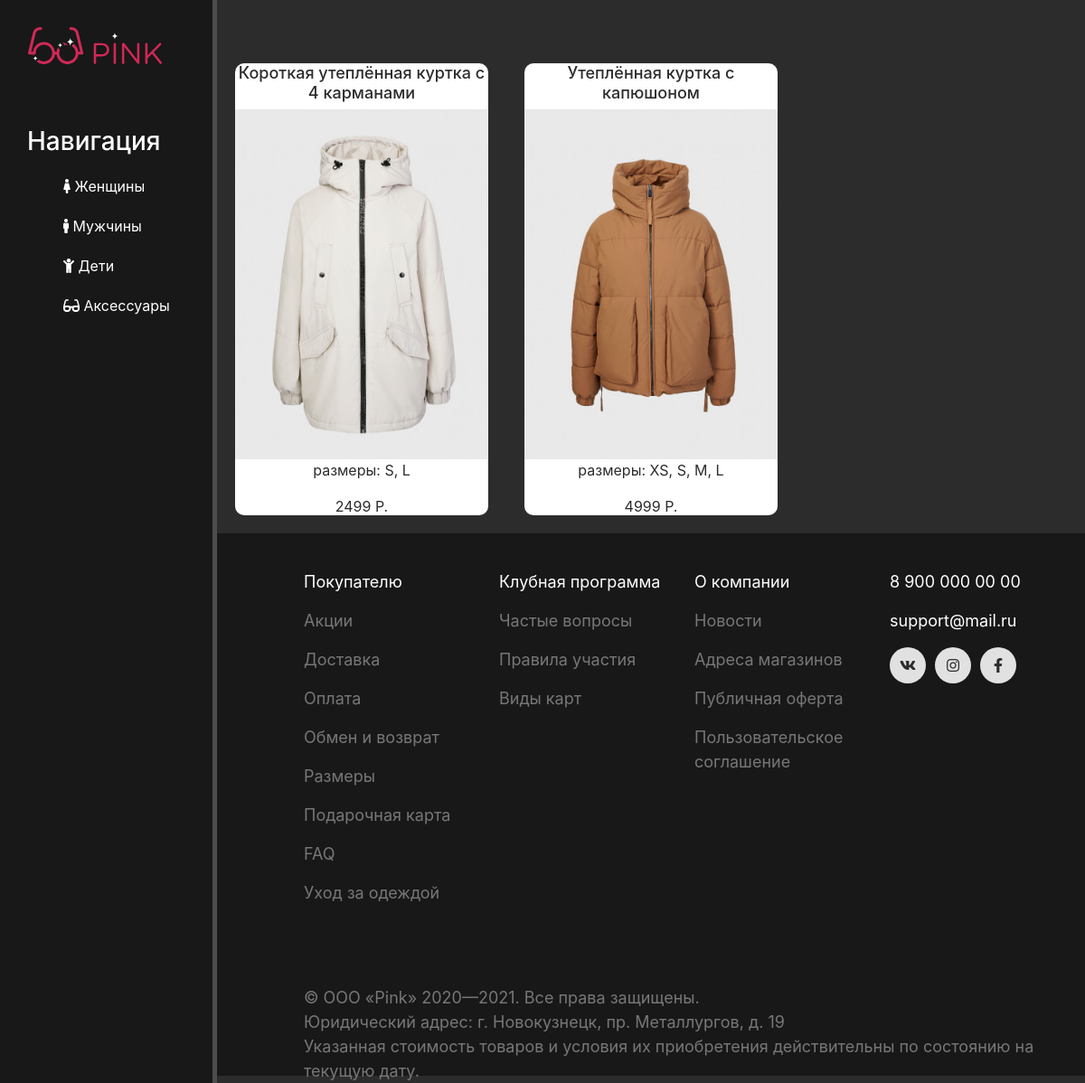
/female, run on an earlier commit of the app's database.
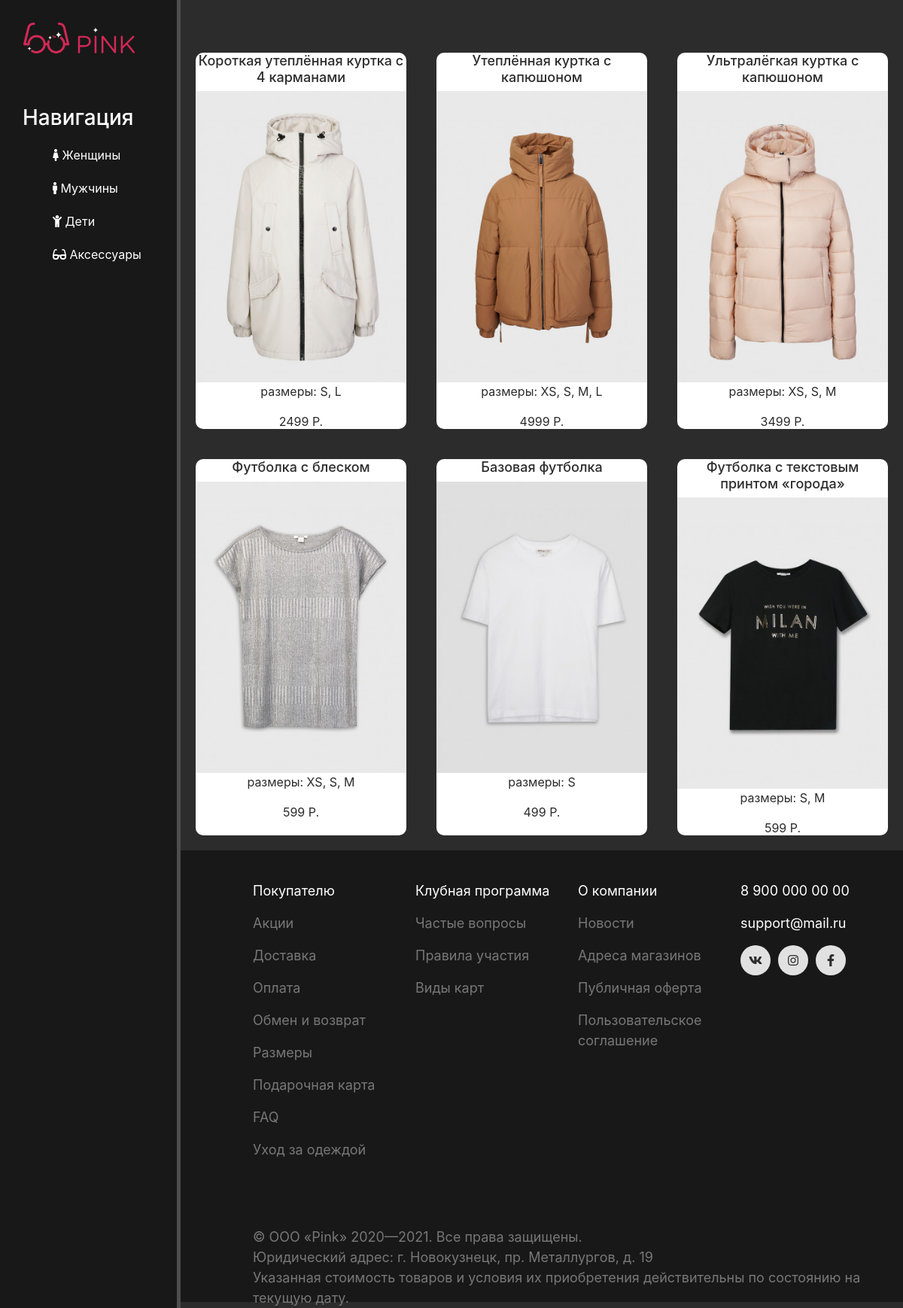
And on a later commit of the database.
### main/models.py (models this page shows, shortened)
class female_clothes(models.Model):
    title = models.CharField('Название',max_length=50)
    description = models.TextField('Описание',max_length=1000)
    make = models.CharField('Изготовитель',max_length=50)
    priсe = models.CharField('Цена',max_length=50)
    composition = models.CharField('Состав',max_length=150)
    size = models.CharField('Размеры',max_length=50)
    color = models.CharField('Цвет',max_length=50)
    image = models.ImageField('Изображение')
    availability = models.CharField('Наличие',max_length=50,default='')
    delivery = models.CharField('Доставка',max_length=50,default='')
    class Meta:
        verbose_name = 'Женская одежда'
        verbose_name_plural = 'Женская одежда'

### main/views.py (the view)
# urls.py: path('female', views.female, name='female'),
def female(request):
    female = female_clothes.objects.all()
    return render(request, 'main/female.html', {'female': female})

### main/templates/main/female.html (shortened to what this page needs)
{% extends 'main/layout.html' %}
{% block content %}
<div class="features">
    {% for el in female %}
    <a href="{% url 'new-page' el.id %}">
        <div class="box">
            <h2>{{ el.title }}</h2>
            <img style="width: 100%;" src="{{ el.image }}" alt="">
            <p>размеры: {{ el.size }}</p>
            <p>{{ el.priсe }} Р.</p>
        </div>
    </a>
    {% endfor %}
</div>
{% endblock %}

### main/templates/main/layout.html (shortened to what this page needs)
{% load static %}
<!DOCTYPE html>
<html lang="en">
<head>
    <link rel="stylesheet" href="https://stackpath.bootstrapcdn.com/bootstrap/4.5.2/css/bootstrap.min.css">
    <link rel="stylesheet" href="{% static 'main/css/main.css' %}">
    <link rel="stylesheet" href="https://use.fontawesome.com/releases/v5.8.2/css/all.css">
</head>
<body>
    <aside>
        <a href="{% url 'index' %}"><img src="{% static 'main/img/pink2.svg' %}" alt=""></a>
        <h3>Навигация</h3>
        <ul>
            <a href="{% url 'female' %}">
                <li><i class="fas fa-female"></i> Женщины</li>
            </a>
            <a href="{% url 'male' %}">
                <li><i class="fas fa-male"></i> Мужчины</li>
            </a>
            <a href="{% url 'children' %}">
                <li><i class="fas fa-child"></i> Дети</li>
            </a>
            <a href="{% url 'accessories' %}">
                <li><i class="fas fa-glasses"></i> Аксессуары</li>
            </a>
        </ul>
    </aside>
    <main>
        {% block content %}
        {% endblock %}
    </main>
</body>
<footer class="end">
    <div class="test">
        <div class="end-customer">
            <p class="end-customer__title">Покупателю</p>
            <a href="">
                <p class="end-customer__text">Акции</p>
            </a>
            <a href="">
                <p class="end-customer__text">Доставка</p>
            </a>
            <a href="">
                <p class="end-customer__text">Оплата</p>
            </a>
            <a href="">
                <p class="end-customer__text">Обмен и возврат</p>
            </a>
            <a href="">
                <p class="end-customer__text">Размеры</p>
            </a>
            <a href="">
                <p class="end-customer__text">Подарочная карта</p>
            </a>
            <a href="">
                <p class="end-customer__text">FAQ</p>
            </a>
            <a href="">
                <p class="end-customer__text">Уход за одеждой</p>
            </a>
        </div>
        <div class="end-program">
            <p class="end-customer__title">Клубная программа</p>
            <a href="">
                <p class="end-customer__text">Частые вопросы</p>
            </a>
            <a href="">
                <p class="end-customer__text">Правила участия</p>
            </a>
            <a href="">
                <p class="end-customer__text">Виды карт</p>
            </a>
        </div>
        <div class="end-about">
            <p class="end-customer__title">О компании</p>
            <a href="">
                <p class="end-customer__text">Новости</p>
            </a>
            <a href="">
                <p class="end-customer__text">Адреса магазинов</p>
            </a>
            <a href="">
                <p class="end-customer__text">Публичная оферта</p>
            </a>
            <a href="">
                <p class="end-customer__text">Пользовательское соглашение</p>
            </a>
        </div>
        <div class='end-wrapper'>
            <div class="end-feedback">
                <p class="end-customer__title">8 900 000 00 00</p>
                <p class="end-customer__title">support@mail.ru</p>
            </div>
            <div class="end-media">
                <a href="#">
                    <div class="vk"></i>
                        <i class="fab fa-vk"></i>
                    </div>
                </a>
                <a href="#">
                    <div class="insta">
                        <i class="fab fa-instagram"></i>
                    </div>
                </a>
                <a href="#">
                    <div class="fb">
                        <i class="fab fa-facebook-f"></i>
                    </div>
                </a>
            </div>
        </div>
    </div>
    <div class="end-сopyright">
        <p class="end-customer__text">© ООО «Pink» 2020—2021. Все права защищены.<br>
            Юридический адрес: г. Новокузнецк, пр. Металлургов, д. 19<br>
            Указанная стоимость товаров и условия их приобретения действительны по состоянию на текущую дату.</p>
    </div>
</footer>
</html>

### main/static/main/css/main.css (style rules this page uses)
body { background: #2c2c2c; min-width: 950px; }
aside { float: left; background: #181818; width: 20%; padding: 2.5%; height: 100%; color: #fff; border-right: 5px solid #4d4d4d; position: fixed; }
aside img { width: 150px; float: left; }
aside h3 { margin-top: 50px; font-size: 28px; }
aside ul { list-style: none }
aside ul li { color: #fff; display: block; margin-top: 20px; }
main .features { display: flex; flex-wrap: wrap; width: 100%; float: left; margin-top: 50px; padding-left: 20%; }
main .features h2 { font-size: 18px; }
main .features p { max-width: 400px; }
.box { width: 280px; height: 500px; background-color: #ffffff; color: #2c2c2c; margin: 20px; text-align: center; border-radius: 10px; }
.end { width: 80%; height: 600px; background: #181818; float: right; }
.test { display: flex; padding-left: 10%; }
.end-wrapper,.end-customer,.end-program, .end-about { height: 500px; width: 25%; padding-top: 40px; }
.end-media { display: flex; float: left; }
.vk,.insta,.fb { height: 40px; width: 40px; background-color: #e1e1e1; border-radius: 100%; display: flex; align-items: center; justify-content: center; color: #2c2c2c; margin-right: 10px; }
.end-customer__title { color: #ffffff; font-size: 18px; }
.end-customer__text { color: #777777; font-size: 18px; }
.end-сopyright { padding-left: 10%; }

What changed in the data, as far as the page shows it:
added female_clothes: title "Ультралёгкая куртка с капюшоном", image (picture), size "XS, S, M", priсe "3499"
added female_clothes: title "Футболка с блеском", image (picture), size "XS, S, M", priсe "599"
added female_clothes: title "Базовая футболка", image (picture), size "S", priсe "499"
added female_clothes: title "Футболка с текстовым принтом «города»", image (picture), size "S, M", priсe "599"
